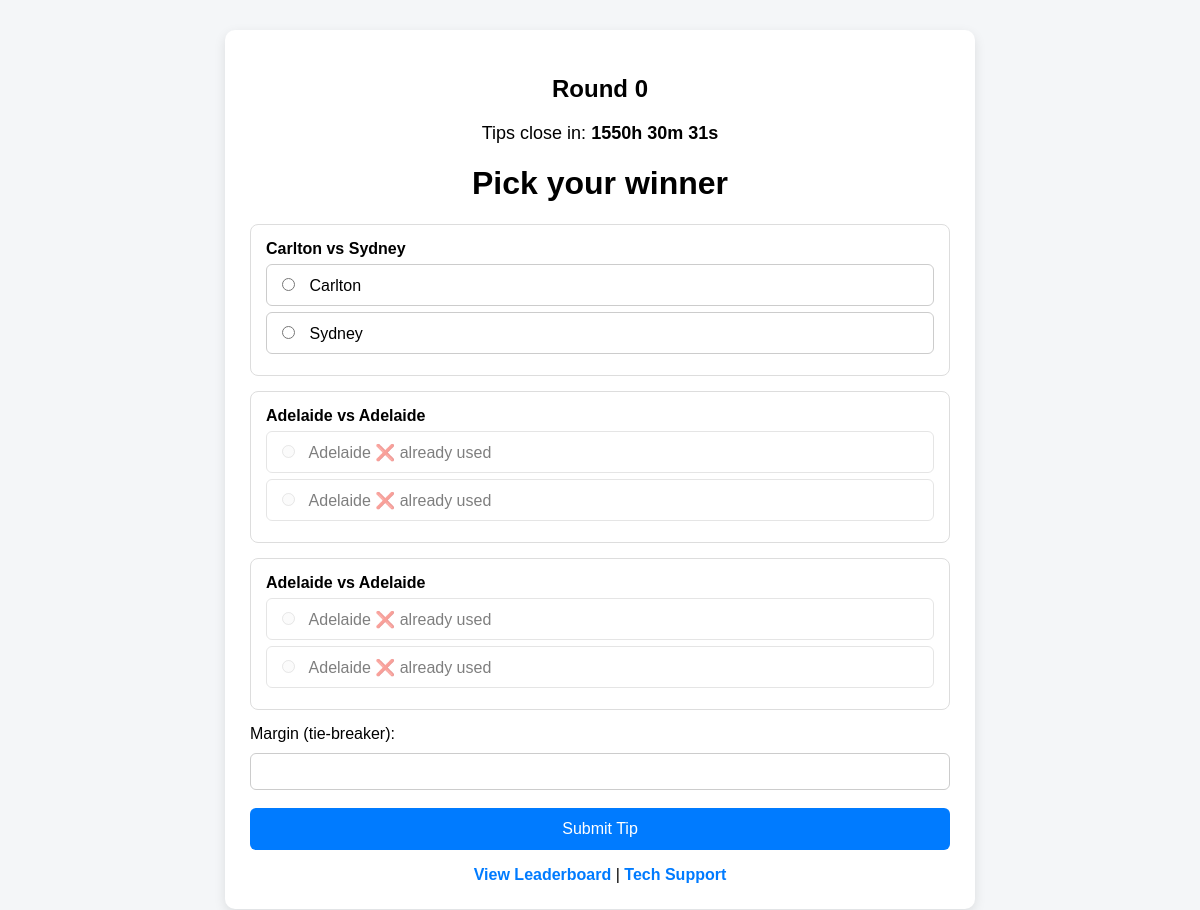
Screenshot of /tip/ (signed in) with the database file from the repository.
### competition/models.py (models this page shows, shortened)
class Round(models.Model):
    number = models.IntegerField()
    completed = models.BooleanField(default=False)
    lockout_time = models.DateTimeField()
    class Meta:
        ordering = ["number"]

class Match(models.Model):
    round = models.ForeignKey(Round, on_delete=models.CASCADE)
    team1 = models.ForeignKey(Team, related_name="team1", on_delete=models.CASCADE)
    team2 = models.ForeignKey(Team, related_name="team2", on_delete=models.CASCADE)
    winner = models.ForeignKey(Team, null=True, blank=True, on_delete=models.SET_NULL)

class Team(models.Model):
    name = models.CharField(max_length=100)
    def __str__(self):
        return self.name

### competition/views.py (the view, shortened to what this page needs)
# urls.py: path("tip/", views.submit_tip, name="submit_tip"),
@login_required
def submit_tip(request):
    player, created = Player.objects.get_or_create(user=request.user)
    current_round = Round.objects.filter(completed=False).first()
    matches = Match.objects.filter(round=current_round)
    if player.eliminated:
        return render(request, "eliminated.html")
    if timezone.now() > current_round.lockout_time:
        return render(request, "tips_locked.html", {"round": current_round})
    used_team_ids = set(
        Tip.objects.filter(player=player).values_list("team_id", flat=True)
    )
    for match in matches:
        match.team1_used = match.team1.id in used_team_ids
        match.team2_used = match.team2.id in used_team_ids
    return render(request, "submit_tip.html", {
        "matches": matches,
        "round": current_round,
    })

### competition/templates/submit_tip.html (shortened to what this page needs)
{% load static %}
<div class="container">
<h2>Round {{ round.number }}</h2>
<div class="countdown">
    Tips close in: <strong><span id="countdown"></span></strong>
</div>
<h1>Pick your winner</h1>
<form method="post">
{% for match in matches %}
<div class="match">
    <strong>{{ match.team1 }} vs {{ match.team2 }}</strong>
    <label class="team-option {% if match.team1_used %}disabled{% endif %}">
        <input type="radio" name="team" value="{{ match.team1.id }}"
        {% if match.team1_used %}disabled{% endif %}>
        {{ match.team1 }}
        {% if match.team1_used %} ❌ already used{% endif %}
    </label>
    <label class="team-option {% if match.team2_used %}disabled{% endif %}">
        <input type="radio" name="team" value="{{ match.team2.id }}"
        {% if match.team2_used %}disabled{% endif %}>
        {{ match.team2 }}
        {% if match.team2_used %} ❌ already used{% endif %}
    </label>
</div>
{% endfor %}
<label>Margin (tie-breaker):</label>
<input class="margin-input" type="number" name="margin" min="1" max="200" required>
<br><br>
<button id="submit-tip" type="button" onclick="showRobotCheck()">Submit Tip</button>
</form>
<div class="links">
    <a href="/leaderboard/">View Leaderboard</a> |
    <a href="{% static 'images/monkey.png' %}" target="_blank">Tech Support</a>
</div>
</div>

### competition/templates/submit_tip.html (style rules this page uses)
.container { max-width: 700px; margin: 30px auto; background: white; padding: 25px; border-radius: 10px; box-shadow: 0 4px 12px rgba(0,0,0,0.1); }
h1, h2 { text-align: center; }
.match { border: 1px solid #ddd; padding: 15px; border-radius: 8px; margin-bottom: 15px; }
.team-option { display: block; padding: 10px; margin: 6px 0; border-radius: 6px; border: 1px solid #ccc; cursor: pointer; }
.team-option input { margin-right: 10px; }
.disabled { opacity: 0.5; cursor: not-allowed; }
.margin-input { width: 100%; padding: 10px; margin-top: 10px; border-radius: 6px; border: 1px solid #ccc; }
button { width: 100%; padding: 12px; background: #007bff; color: white; border: none; border-radius: 6px; font-size: 16px; }
.countdown { text-align: center; font-size: 18px; margin-bottom: 15px; }
.links { text-align: center; margin-top: 15px; }
.links a { text-decoration: none; color: #007bff; font-weight: bold; }

### rows the page displays
Round: number "0"
Match: team1 "Carlton", team2 "Sydney", team "☐ Carlton", team "☐ Sydney"
Match: team1 "Adelaide", team2 "Adelaide", team "☐ Adelaide ❌ already used"
Match: team1 "Adelaide", team2 "Adelaide", team "☐ Adelaide ❌ already used"
